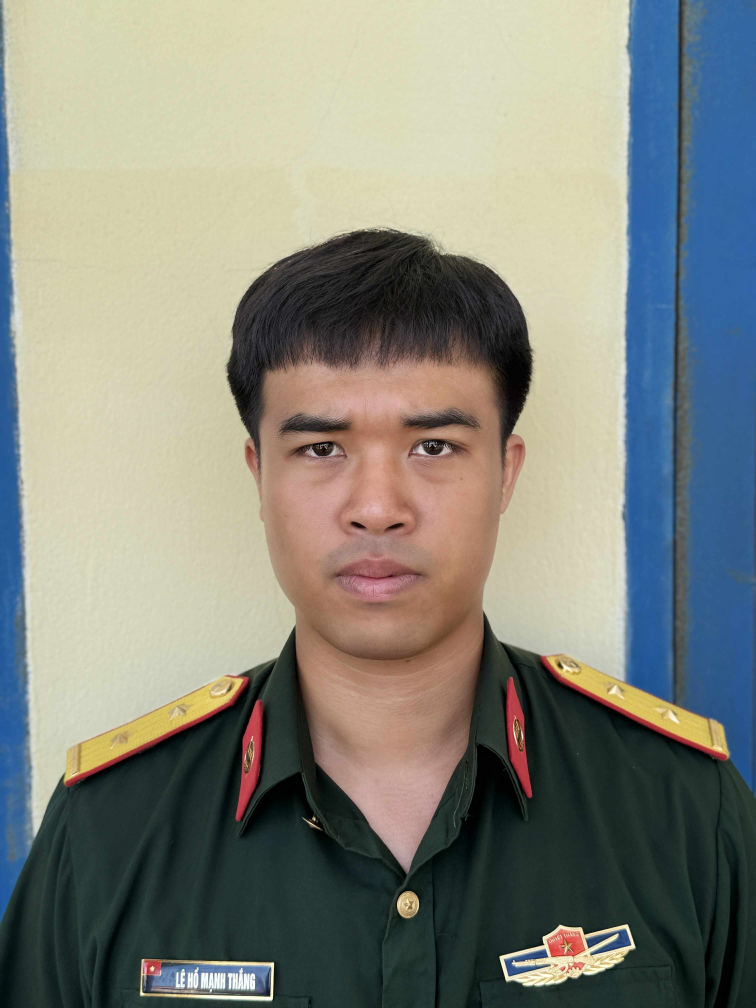
#> input picture dataset/Lê Hồ Mạnh Thắng/Lê Hồ Mạnh Thắng.jpg, 3024 x 4032 px (shown at 1/4 size)
$ python -i image_processor.py   (imports and definitions only)
#> lines starting #> are read from the running program, lines starting #| are printed output that depends on the picture
#> further down, picture is the input picture: shape (4032, 3024, 3); mean B, G, R 124.9, 134.3, 132.1
"""
Image Processing Utilities
Handles image loading, preprocessing, and face extraction
"""
import cv2
import numpy as np
import os
import sys
from typing import Optional, Tuple
import logging
from pathlib import Path

# Add project root to path for imports
sys.path.append(os.path.join(os.path.dirname(__file__), '..', '..'))

from config.settings import FaceRecognitionConfig

logger = logging.getLogger(__name__)

class ImageProcessor:
    """
    Image processing utilities for face recognition
    """

    def __init__(self, config: FaceRecognitionConfig = None):
        self.config = config or FaceRecognitionConfig()

    # [108 lines left out: functions load_image, is_image_file, extract_face_roi, preprocess_image, resize_image, not called in this run]

    def enhance_image_quality(self, image: np.ndarray) -> np.ndarray:
        """
        Enhance image quality for better face detection

        Args:
            image: Input image

        Returns:
            Enhanced image
        """
        # Convert to LAB color space
        lab = cv2.cvtColor(image, cv2.COLOR_BGR2LAB)
#> lab: shape (4032, 3024, 3); mean of channels 0, 1, 2 138.9, 126.9, 132.6

        # Split channels
        l, a, b = cv2.split(lab)
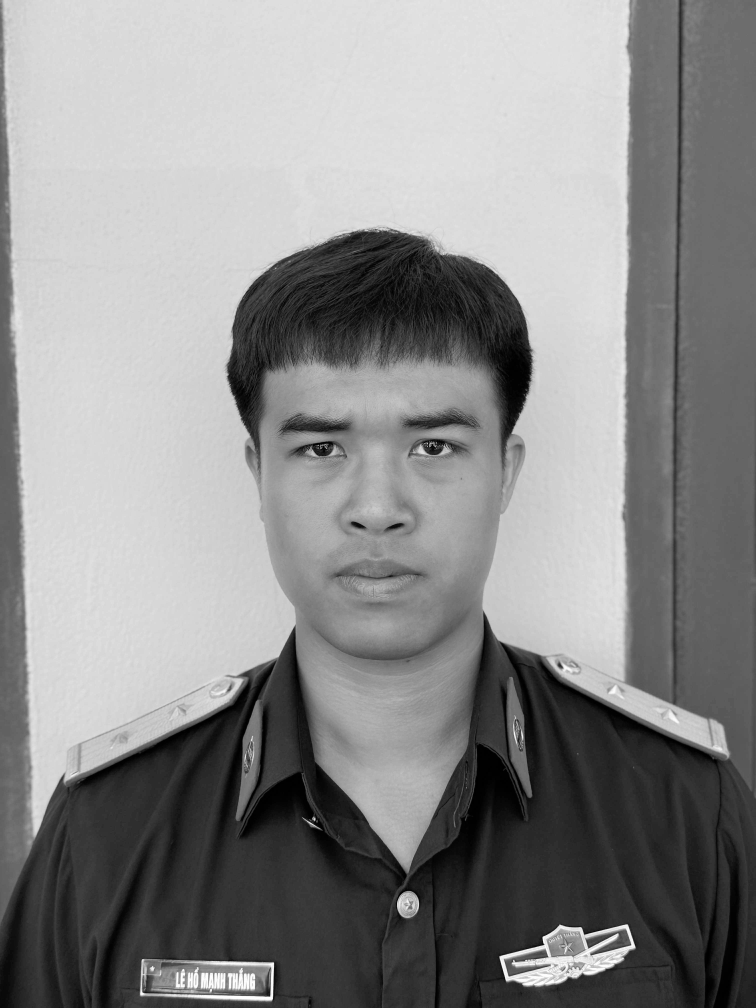
#> l: shape (4032, 3024) (shown at 1/4 size); min 0, max 255, mean 138.9
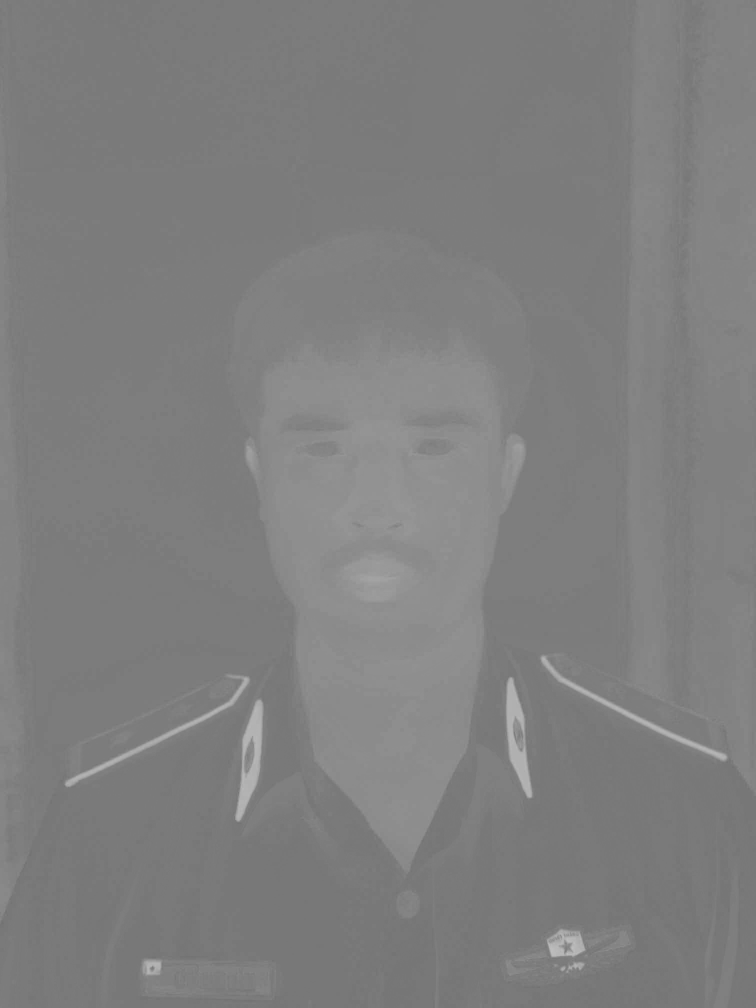
#> a: shape (4032, 3024) (shown at 1/4 size); min 111, max 194, mean 126.9
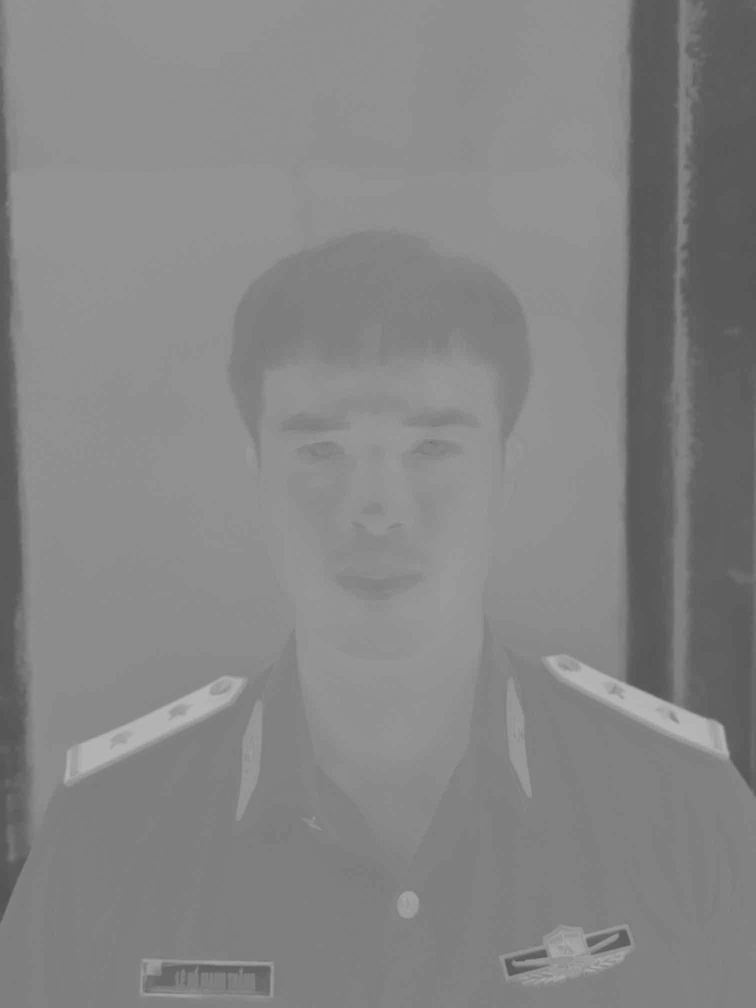
#> b: shape (4032, 3024) (shown at 1/4 size); min 80, max 188, mean 132.6

        # Apply CLAHE (Contrast Limited Adaptive Histogram Equalization) to L channel
        clahe = cv2.createCLAHE(clipLimit=2.0, tileGridSize=(8, 8))
        l = clahe.apply(l)
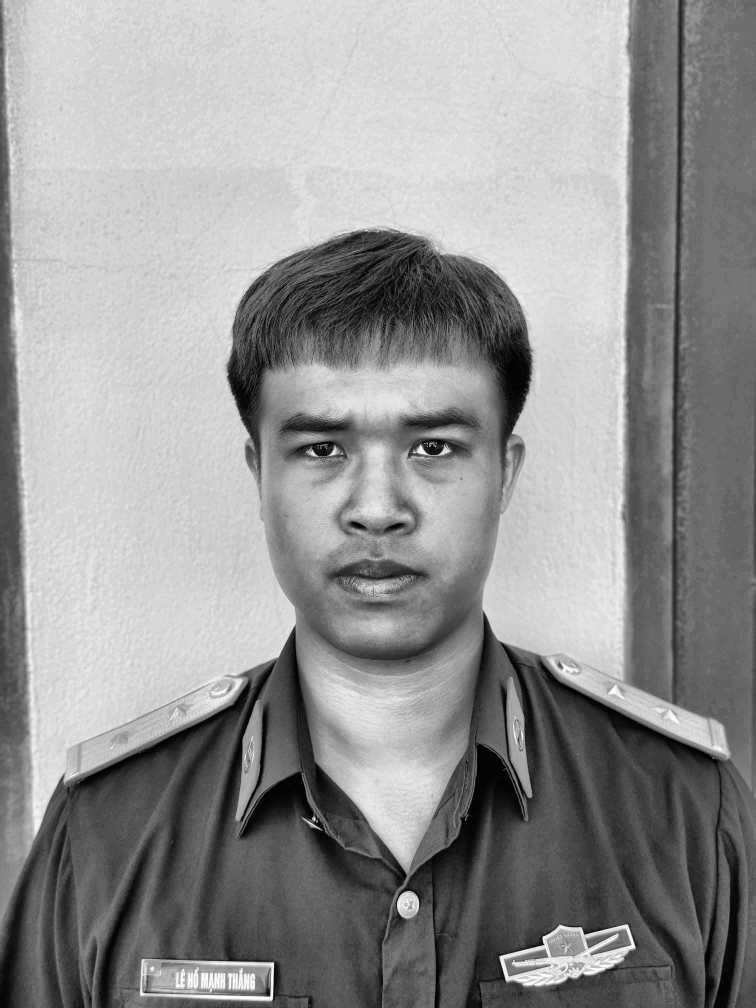
#> l: shape (4032, 3024) (shown at 1/4 size); min 0, max 255, mean 147.4

        # Merge channels
        lab = cv2.merge([l, a, b])
#> lab: shape (4032, 3024, 3); mean of channels 0, 1, 2 147.4, 126.9, 132.6

        # Convert back to BGR
        enhanced = cv2.cvtColor(lab, cv2.COLOR_LAB2BGR)
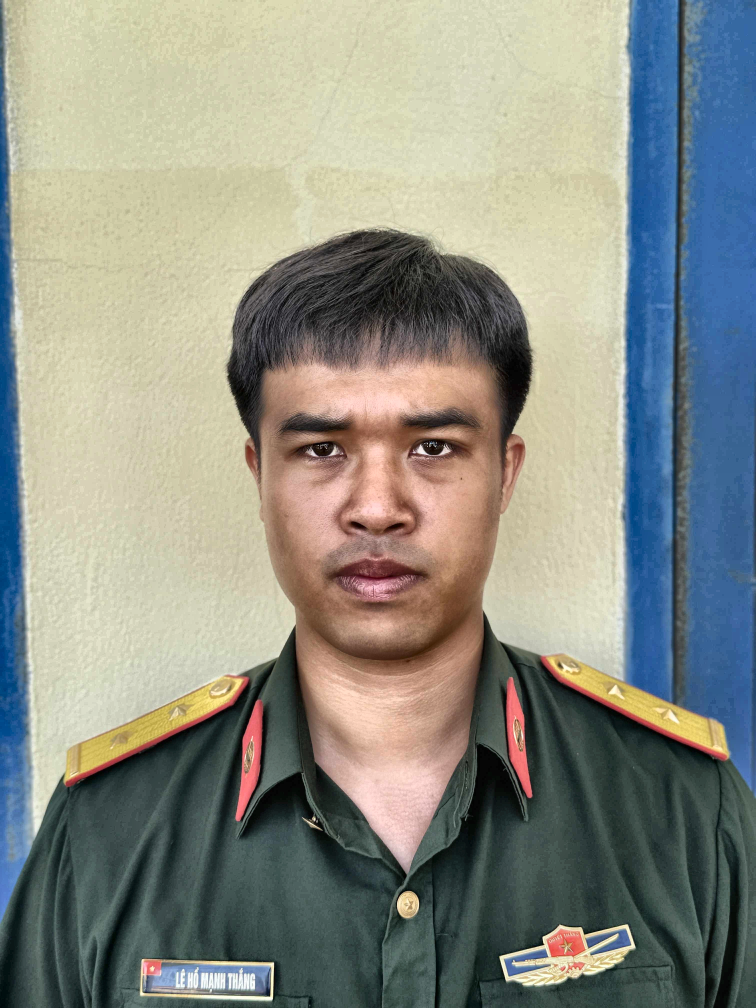
#> enhanced: shape (4032, 3024, 3) (shown at 1/4 size); mean B, G, R 132.6, 142.2, 139.6

        return enhanced

    # [25 lines left out: function validate_image, not called in this run]

>>> import cv2
>>> picture = cv2.imread('../../dataset/Lê Hồ Mạnh Thắng/Lê Hồ Mạnh Thắng.jpg')
>>> result = ImageProcessor().enhance_image_quality(picture)

$ run again, on dataset/Lê Hồ Mạnh Thắng/att.Jwa4z3zgUjP52A0dMUL3ImhR-rMaMacY0rmC_hTKTJU.jpg
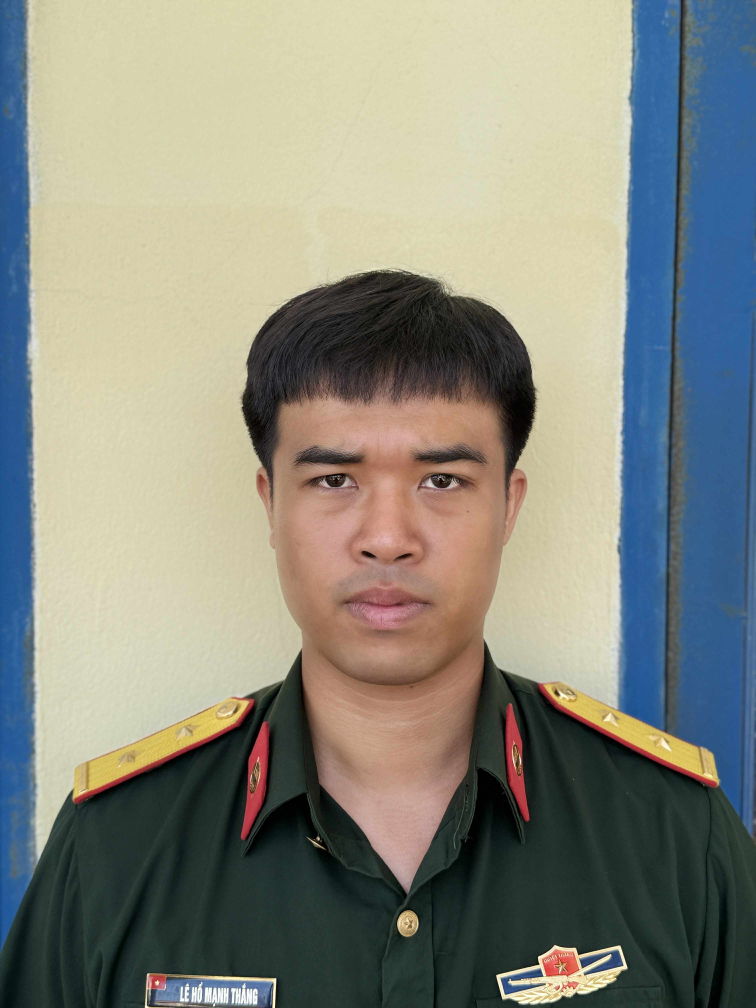
#> input picture dataset/Lê Hồ Mạnh Thắng/att.Jwa4z3zgUjP52A0dMUL3ImhR-rMaMacY0rmC_hTKTJU.jpg, 3024 x 4032 px (shown at 1/4 size)
#> picture is the input picture: shape (4032, 3024, 3); mean B, G, R 126.3, 136.9, 135.1
#> in enhance_image_quality, `l = clahe.apply(l)`:
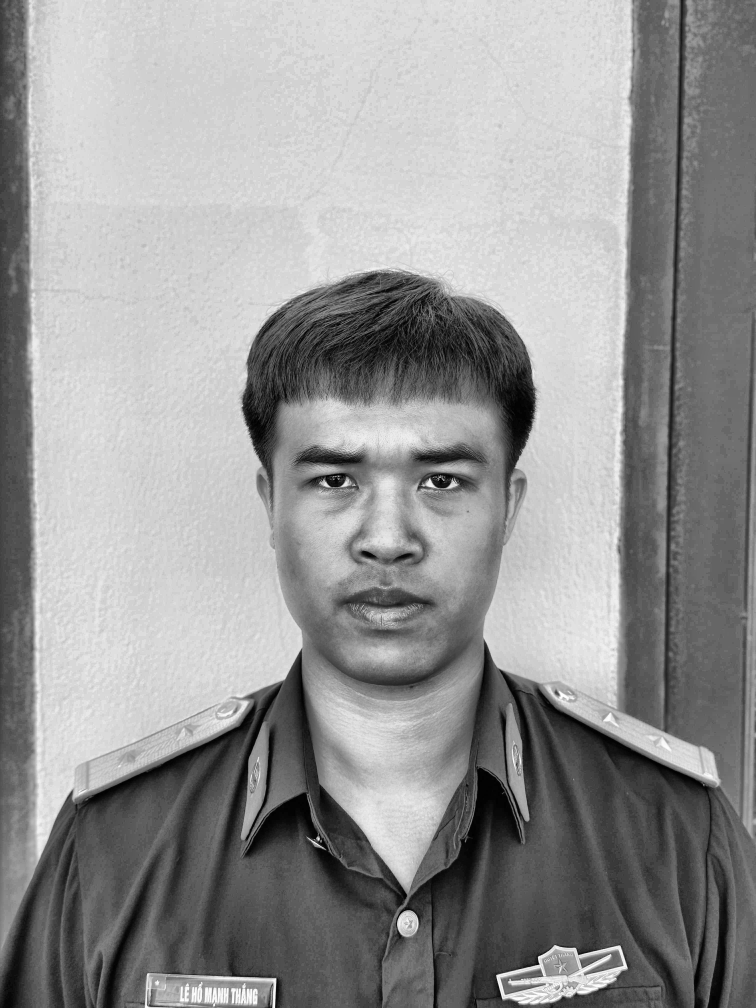
#> l: shape (4032, 3024) (shown at 1/4 size); min 0, max 255, mean 149.1
#> in enhance_image_quality, `enhanced = cv2.cvtColor(lab, cv2.COLOR_LAB2BGR)`:
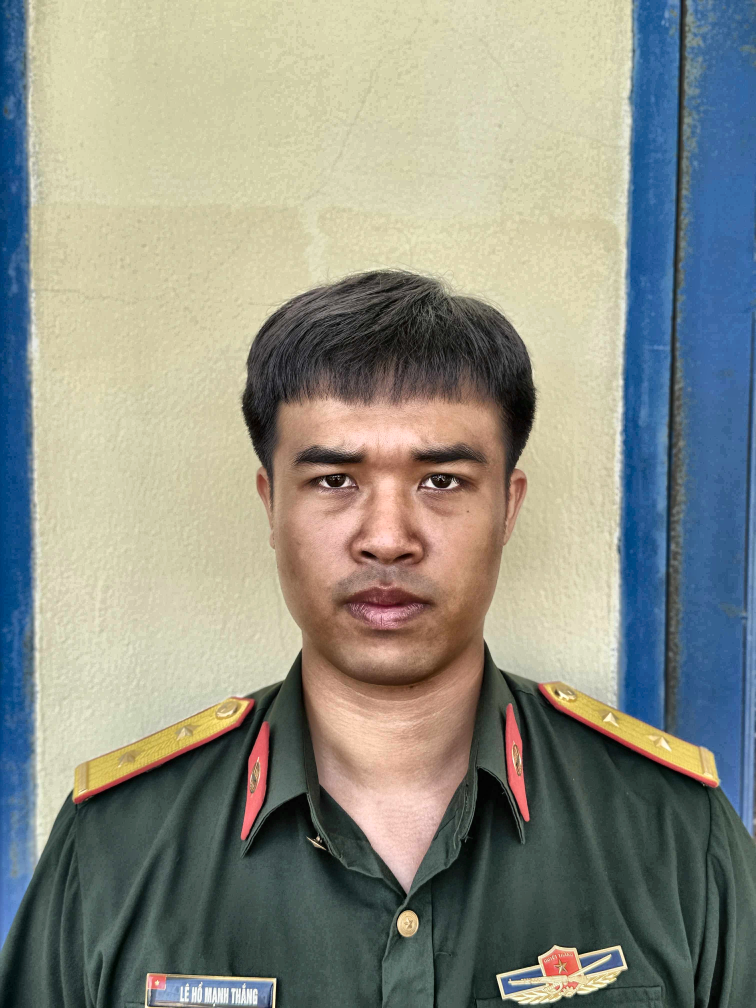
#> enhanced: shape (4032, 3024, 3) (shown at 1/4 size); mean B, G, R 133, 143.8, 141.4
